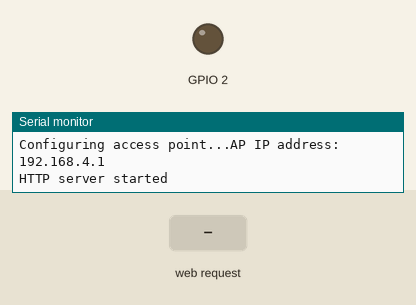
Recording of a sketch running on a simulated ESP8266 (NodeMCU). On the bench: output pins drawn as LEDs (lit = HIGH), the last lines printed to the serial monitor. Inputs (shaded band) come from the test bench.

Above: at 2.2 s.
2.3 s: HTTP request GET /sethigh received
At 3.3 s:
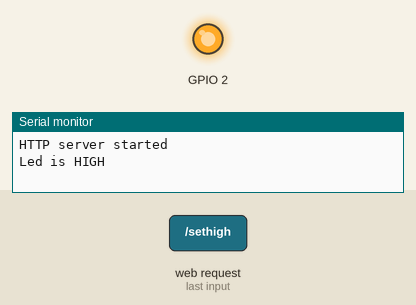
3.8 s: HTTP request GET /setlow received
At 4.4 s:
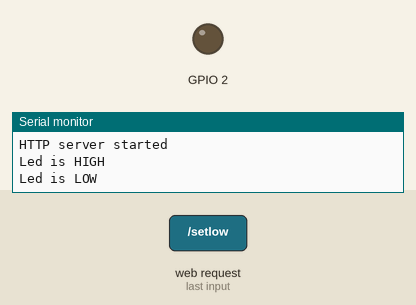
Timing chart, 0 to 6.8 s (numbered marks = the images above; inputs shaded):
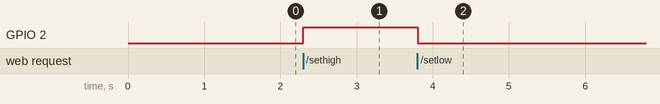

The sketch:

accessPointLed.ino
```cpp
/* Create a WiFi access point and provide a web server on it. */

#include <ESP8266WiFi.h>
#include <WiFiClient.h>
#include <ESP8266WebServer.h>

/* Set these to your desired credentials. */

const char *ssid = "HelloWorldWifi";
const char *password = "helloWorldPass";

int val;

/* Set Port */
ESP8266WebServer server(80);

/* Just a little test message.  Go to http://192.168.4.1 in a web browser
 * connected to this access point to see it.
 */
void handleRoot() {
  server.send(200, "text/html", "<h1>HELLO WORLD</h1><h2>You are connected on the ESP8266WebServer ! </h2>");
}

/* Control LED via Url */

void setLow() {
  val = 0;
  server.send(200, "text/html", "<h1>LED IS SET AS : </h1><h2>LOW</h2>");
  Serial.println("Led is LOW");
  delay(2);
}
void setHigh() {
  val = 1;
  server.send(200, "text/html", "<h1>LED IS SET AS : </h1><h2>HIGH</h2>");
  Serial.println("Led is HIGH ");
  delay(2);
}
void setup() {
  delay(1000);
  Serial.begin(115200);
  Serial.println();
  Serial.print("Configuring access point...");
  pinMode(2, OUTPUT);

  /* You can remove the password parameter if you want the AP to be open. */
  WiFi.softAP(ssid, password);
  IPAddress myIP = WiFi.softAPIP();
  Serial.print("AP IP address: ");
  Serial.println(myIP);


  /*  Server Routing */
  server.on("/", handleRoot);
  server.on("/setlow", setLow);
  server.on("/sethigh", setHigh);
  server.begin();
  Serial.println("HTTP server started");
}

void loop() {
  digitalWrite(2,val);
  server.handleClient();
  delay(1);
}
```

Measured:
- after the input at 2.3 s, GPIO 2: LOW → HIGH at once
- after the input at 3.8 s, GPIO 2: HIGH → LOW at once
